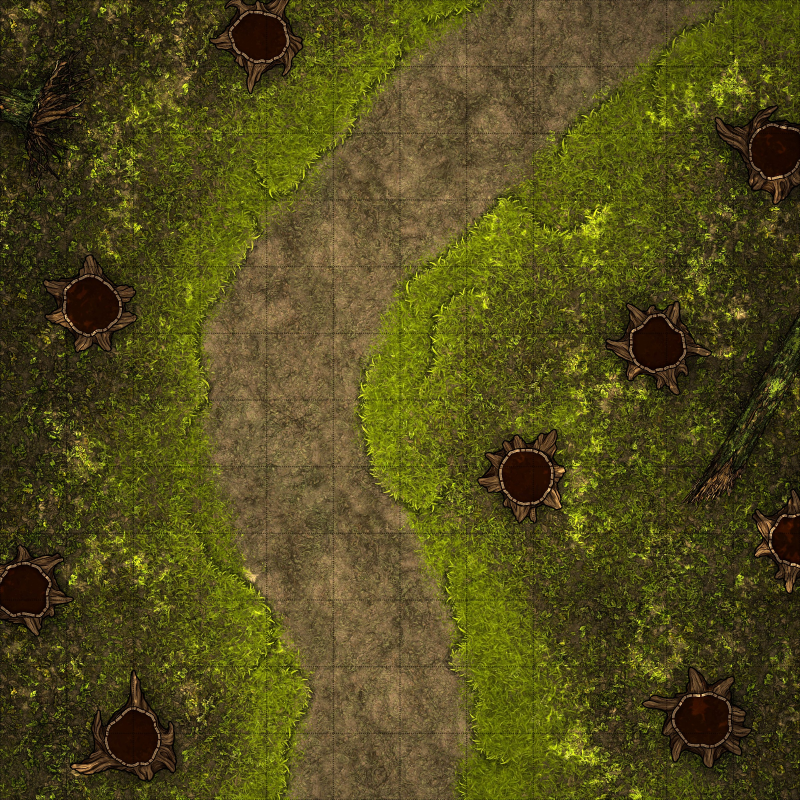
#> input picture Nimble GM Guide Battlemaps/03 - The Hidden Honey Cavern/The Hidden Honey Cavern - Treant Sentinals/The Hidden Honey Cavern - Treant Sentinals - Grid Lights - 12x12 - 200ppi.jpg, 2400 x 2400 px (shown at 1/3 size)
$ python -i auto_trace.py   (imports and definitions only)
#> lines starting #> are read from the running program, lines starting #| are printed output that depends on the picture
#> further down, picture is the input picture: PIL image 2400x2400 RGB; mean R, G, B 82.3, 76.1, 28.1
import json, math, sys, os
from pathlib import Path
from PIL import Image

# [27 lines left out: function detect_lights, not called in this run]

def trace_walls(img):
    w,h=img.size
#> w = 2400; h = 2400
    scale=max(12,min(30, w//300))
#> scale = 12
    sw,sh=w//scale,h//scale
#> sw = 200; sh = 200
    small=img.resize((sw,sh)).convert('L')
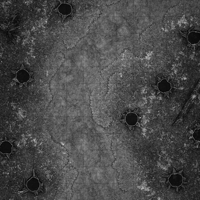
#> small: PIL image 200x200 L; min 6, max 194, mean 72.5
    inside=[[small.getpixel((x,y))>20 for x in range(sw)] for y in range(sh)]
#> inside = 200 items
    walls=set()
    for y in range(sh):
        for x in range(sw):
            if not inside[y][x]:
                continue
            if x==0 or not inside[y][x-1]:
                walls.add((x*scale,y*scale,x*scale,(y+1)*scale))
            if x==sw-1 or not inside[y][x+1]:
                walls.add(((x+1)*scale,y*scale,(x+1)*scale,(y+1)*scale))
            if y==0 or not inside[y-1][x]:
                walls.add((x*scale,y*scale,(x+1)*scale,y*scale))
            if y==sh-1 or not inside[y+1][x]:
                walls.add((x*scale,(y+1)*scale,(x+1)*scale,(y+1)*scale))
    from collections import defaultdict
    vert=defaultdict(list); horz=defaultdict(list)
    for x1,y1,x2,y2 in walls:
        if x1==x2:
            x=x1; yA=min(y1,y2); yB=max(y1,y2); vert[x].append((yA,yB))
        else:
            y=y1; xA=min(x1,x2); xB=max(x1,x2); horz[y].append((xA,xB))
    merged=[]
    for x,segments in vert.items():
        segments=sorted(segments)
        cur_start,cur_end=segments[0]
        for s,e in segments[1:]:
            if s<=cur_end:
                cur_end=max(cur_end,e)
            else:
                merged.append((x,cur_start,x,cur_end))
                cur_start,cur_end=s,e
        merged.append((x,cur_start,x,cur_end))
    for y,segments in horz.items():
        segments=sorted(segments)
        cur_start,cur_end=segments[0]
        for s,e in segments[1:]:
            if s<=cur_end:
                cur_end=max(cur_end,e)
            else:
                merged.append((cur_start,y,cur_end,y))
                cur_start,cur_end=s,e
        merged.append((cur_start,y,cur_end,y))
    return merged

# [47 lines left out: function process, not called in this run]

# [7 lines not run here, left out]

>>> from PIL import Image
>>> picture = Image.open('../Nimble GM Guide Battlemaps/03 - The Hidden Honey Cavern/The Hidden Honey Cavern - Treant Sentinals/The Hidden Honey Cavern - Treant Sentinals - Grid Lights - 12x12 - 200ppi.jpg')
>>> result = trace_walls(picture)
#> result = 858 items, first 6: (0, 0, 0, 336), (0, 372, 0, 1752), (0, 1764, 0, 1776), (0, 1812, 0, 2400), (192, 204, 192, 216), (192, 240, 192, 252)

$ run again, on Nimble GM Guide Battlemaps/03 - The Hidden Honey Cavern/The Hidden Honey Cavern - Treant Sentinals/The Hidden Honey Cavern - Treant Sentinals - noGrid noLights - 12x12 - 200ppi.jpg
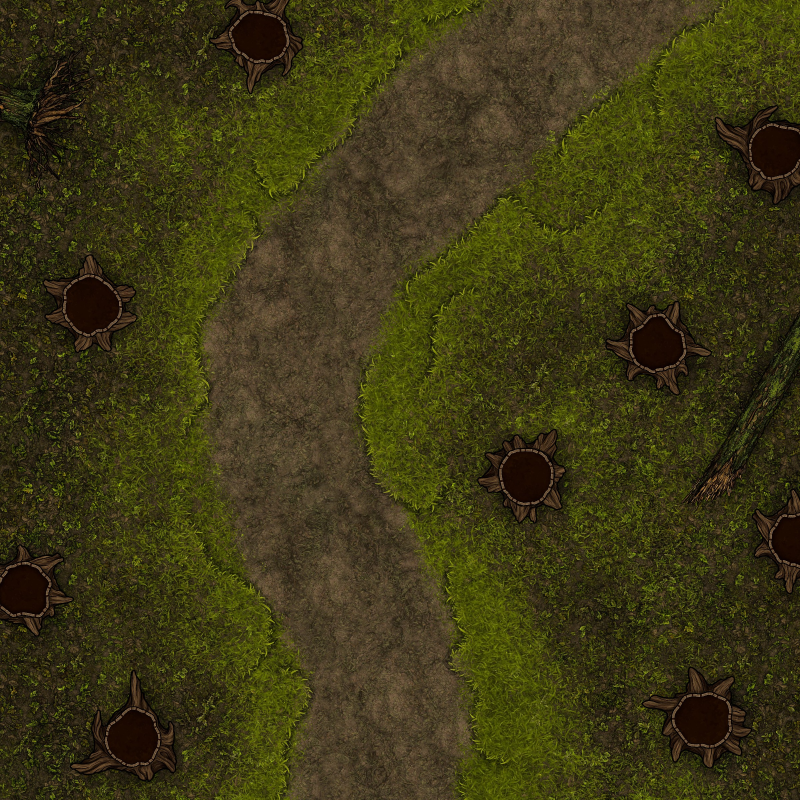
#> input picture Nimble GM Guide Battlemaps/03 - The Hidden Honey Cavern/The Hidden Honey Cavern - Treant Sentinals/The Hidden Honey Cavern - Treant Sentinals - noGrid noLights - 12x12 - 200ppi.jpg, 2400 x 2400 px (shown at 1/3 size)
#> picture is the input picture: PIL image 2400x2400 RGB; mean R, G, B 60.7, 55.8, 21.3
#> in trace_walls, `small=img.resize((sw,sh)).convert('L')`:
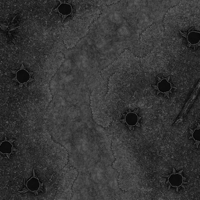
#> small: PIL image 200x200 L; min 6, max 98, mean 53.3
#> inside = 200 items
#> result = 1052 items, first 6: (0, 0, 0, 336), (0, 372, 0, 1680), (0, 1704, 0, 1752), (0, 1812, 0, 2400), (192, 204, 192, 216), (192, 240, 192, 252)
